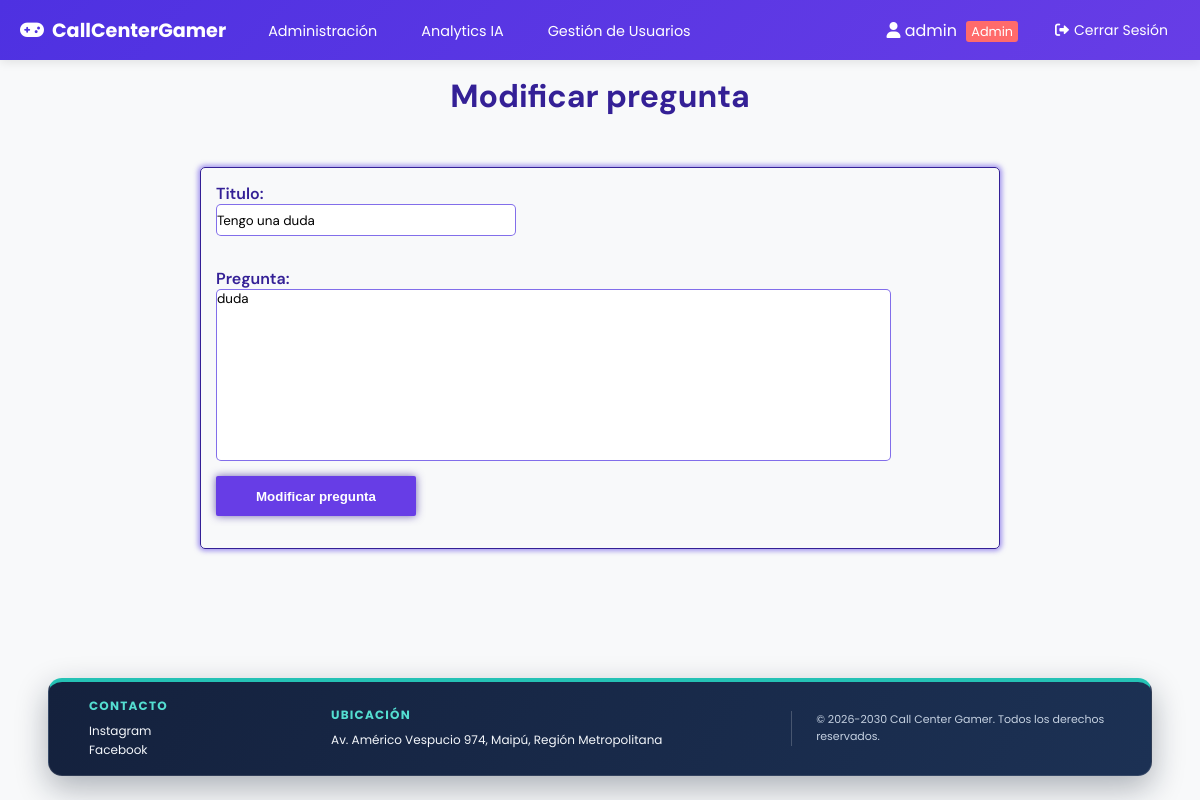
The app's page /ModificarPregunta/2/ (signed in) with its own data.
### online/models.py (models this page shows, shortened)
class Usuario(AbstractBaseUser):
    nombre = models.CharField(
        verbose_name="Nombre", max_length=30, blank=True, null=True
    )
    apellido = models.CharField(
        verbose_name="Apellido", max_length=30, blank=True, null=True
    )
    rut = models.CharField(
        verbose_name="RUT", max_length=12, unique=True, blank=True, null=True
    )
    correo = models.EmailField(
        verbose_name="Correo electrónico",
        max_length=70,
        unique=True,
    )
    usuario = models.CharField(
        verbose_name="Usuario",
        max_length=50,
        unique=True,
    )
    fecha_nacimiento = models.DateField(
        verbose_name="Fecha de nacimiento", null=True, blank=True
    )
    activo = models.BooleanField(default=True)
    admin = models.BooleanField(default=False)
    tecnico = models.BooleanField(default=False)
    USERNAME_FIELD = "usuario"
    REQUIRED_FIELDS = ["correo"]
    objects = UserManager()
    @property
    def is_active(self):
        return self.activo

class Preguntas(models.Model):
    ESTADO_CHOICES = [
        ('pendiente', 'Pendiente'),
        ('en_proceso', 'En Proceso'),
        ('resuelto', 'Resuelto'),
        ('cerrado', 'Cerrado'),
    ]
    PRIORIDAD_CHOICES = [
        ('baja', 'Baja'),
        ('media', 'Media'),
        ('alta', 'Alta'),
        ('urgente', 'Urgente'),
    ]
    idPregunta = models.AutoField(primary_key=True)
    Titulo = models.CharField(max_length=60)
    Pregunta = models.TextField()
    Fecha_creacion = models.DateTimeField()
    Usuario = models.ForeignKey(Usuario, on_delete=models.CASCADE)
    categoria = models.CharField(max_length=50, default='otros', blank=True, null=True)
    estado = models.CharField(max_length=20, choices=ESTADO_CHOICES, default='pendiente')
    prioridad = models.CharField(max_length=20, choices=PRIORIDAD_CHOICES, default='media')

### administracion/views.py (the view, shortened to what this page needs)
@login_required
def ModificarPregunta(request: HttpRequest, idPregunta: int) -> HttpResponse:
    usuario: object = request.user
    assert isinstance(usuario, Usuario)
    es_admin: int = usuario.admin
    if not es_admin:
        usuario_id: Any | None = usuario.pk
        return redirect(f"/Inicio/{usuario_id}")
    pregunta = get_object_or_404(Preguntas, idPregunta=idPregunta)
    sugerencias_ia: list[Any] = []
    asistente_ia: AsistenteIA = AsistenteIA()
    categoria_ia: str = ""
    preguntas_similares: list[Any] = []
    form: PreguntasForm = PreguntasForm(instance=pregunta)
    resultado_categoria_ia: str
    resultado_preguntas_similares: list[Any]
    if "categoria_ia" in locals():
        resultado_categoria_ia = categoria_ia
    else:
        resultado_categoria_ia = "No disponible"
    if "preguntas_similares" in locals():
        resultado_preguntas_similares = preguntas_similares
    else:
        resultado_preguntas_similares = []
    return render(
        request       = request,
        template_name = "ModificarPregunta.html",
        context       = {
            "form": form,
            "pregunta": pregunta,
            "sugerencias_ia": sugerencias_ia,
            "categoria_ia": resultado_categoria_ia,
            "preguntas_similares": resultado_preguntas_similares,
        },
    )

### online/forms.py
class PreguntasForm(forms.ModelForm):
    class Meta:
        model = Preguntas
        fields = ['Titulo', 'Pregunta', 'Usuario', 'Fecha_creacion']
        widgets = {
            'Titulo': forms.TextInput(attrs={'placeholder': 'Título de la pregunta'}),
            'Pregunta': forms.Textarea(attrs={'placeholder': 'Escriba su pregunta aquí...'}),
            'Usuario': forms.HiddenInput(),
            'Fecha_creacion': forms.HiddenInput(),
        }

### administracion/templates/ModificarPregunta.html (shortened to what this page needs)
{% extends "componentes/header.html" %}
{% load static %}
{% block links%}
<link rel="stylesheet" href="{% static 'modificar.css' %}">
{% endblock %}
    {% block content %}
    {% if user.admin == False%}
    {% if user.tecnico == True %}
    <script>window.location.href = '/Administracion/';</script>
    {% endif%}
    <script>window.location.href = '/Inicio/{{ user.id }}';</script>
    {% else %}
    <h1 id="TituloMod">Modificar pregunta</h1>
    <div class="MainTodo">
        <div class="MainPreguntar">
            <div class="InsPreguntas">
                <form method="post" action="{% url 'modificar_pregunta' pregunta.idPregunta %}">
                    {{form}}
                    <input type="submit" value="Modificar pregunta">
                </form>
            </div>
        </div>
    </div>
    {% endif %}
    {% endblock %}

### online/templates/componentes/header.html (shortened to what this page needs)
{% load static %}
<!DOCTYPE html>
<html lang="es">
<head>
    <link rel="stylesheet" href="https://cdnjs.cloudflare.com/ajax/libs/font-awesome/6.0.0/css/all.min.css">
    <link rel="stylesheet" href="{% static 'estiloHeader.css' %}?v=20261011-footer">
    {% block links %}{% endblock %}
</head>
<body>
    <nav class="MainNav">
        <div id="NavbarIzq">
            <a href="{% if user.is_authenticated %}{% if user.admin or user.tecnico %}/Administracion/{% else %}/Inicio/{{ user.id }}/{% endif %}{% else %}/{% endif %}" id="logo">
                <i class="fas fa-gamepad"></i> CallCenterGamer
            </a>
            <ul>
                {% if user.is_authenticated %}
                    {% if user.admin or user.tecnico %}
                        <li><a href="/Administracion/">Administración</a></li>
                        {% if user.admin %}<li><a href="{% url 'analytics_ia' %}">Analytics IA</a></li>{% endif %}
                        {% if user.admin %}<li><a href="/GestionUsuarios/">Gestión de Usuarios</a></li>{% endif %}
                    {% else %}
                        <li><a href="/Inicio/{{ user.id }}/">Inicio</a></li>
                    {% endif %}
                {% else %}
                    <li><a href="/">Inicio</a></li>
                {% endif %}
            </ul>
        </div>
        <div id="NavbarDer">
            <ul>
                {% if user.is_authenticated %}
                    <li>
                        <span style="color: white; margin-right: 15px;">
                            <i class="fas fa-user"></i> {{ user.usuario }}
                            {% if user.admin %}
                                <span style="background: #ff6b6b; padding: 2px 5px; border-radius: 3px; font-size: 0.8em; margin-left: 5px;">Admin</span>
                            {% elif user.tecnico %}
                                <span style="background: #4ecdc4; padding: 2px 5px; border-radius: 3px; font-size: 0.8em; margin-left: 5px;">Técnico</span>
                            {% endif %}
                        </span>
                    </li>
                    <li>
                        <form method="post" action="{% url 'Logout' %}" class="logout-form">
                            <button type="submit" class="logout-btn">
                                <i class="fas fa-sign-out-alt"></i> Cerrar Sesión
                            </button>
                        </form>
                    </li>
                {% else %}
                    <li><a href="/Login/"><i class="fas fa-sign-in-alt"></i> Ingresar</a></li>
                    <li><a href="/Register/"><i class="fas fa-user-plus"></i> Registrarse</a></li>
                {% endif %}
            </ul>
        </div>
    </nav>
    <main>
        {% block content %}
        {% endblock %}
    </main>
    <footer class="site-footer">
        <div class="footer-content">
            <section class="footer-section">
                <h2>Contacto</h2>
                <p>Instagram</p>
                <p>Facebook</p>
            </section>
            <section class="footer-section">
                <h2>Ubicación</h2>
                <p>Av. Américo Vespucio 974, Maipú, Región Metropolitana</p>
            </section>
            <p class="footer-copyright">© 2026-2030 Call Center Gamer. Todos los derechos reservados.</p>
        </div>
    </footer>
</body>
</html>

### online/static/estiloHeader.css (style rules this page uses)
* { margin: 0; padding: 0; box-sizing: border-box; }
body { min-height: 100vh; background-color: #f8f9fa; display: flex; flex-direction: column; padding-bottom: 132px; }
main { display: flow-root; flex: 1 0 auto; width: 100%; }
.MainNav { height: 60px; width: 100%; background: linear-gradient(135deg, #4E31E1 0%, #673de6 100%); display: flex; justify-content: space-between; align-items: center; color: white; font-family: 'Poppins', sans-serif; padding: 0 20px; box-shadow: 0 2px 10px rgba(0,0,0,0.1); position: sticky; top: 0; z-index: 1000; }
#logo { margin-right: 30px; text-decoration: none; color: white; font-weight: 700; font-size: 1.2em; display: flex; align-items: center; gap: 8px; }
#NavbarIzq { display: flex; align-items: center; }
#NavbarIzq ul { display: flex; list-style: none; gap: 20px; }
#NavbarIzq ul li a { color: white; text-decoration: none; padding: 8px 12px; border-radius: 4px; transition: all 0.3s ease; font-size: 0.9em; }
#NavbarDer { display: flex; align-items: center; }
#NavbarDer ul { display: flex; list-style: none; gap: 15px; align-items: center; }
.site-footer { position: fixed; z-index: 1001; left: 50%; bottom: 24px; transform: translateX(-50%); width: min(92%, 1320px); padding: 16px clamp(22px, 4vw, 40px); color: #f4f7fb; background: linear-gradient(120deg, #14213d 0%, #1c3154 100%); border: 1px solid rgba(255, 255, 255, 0.12); border-top: 4px solid #25c2b5; border-radius: 14px; box-shadow: 0 12px 32px rgba(13, 24, 45, 0.32); }
.footer-content { display: grid; grid-template-columns: minmax(140px, 0.75fr) minmax(280px, 1.5fr) minmax(240px, 1.1fr); align-items: center; gap: 24px; font-family: "Poppins", sans-serif; }
.footer-section h2 { margin: 0 0 6px; color: #54ded1; font-size: 12px; font-weight: 700; letter-spacing: 0.1em; line-height: 1.4; text-transform: uppercase; }
.footer-section p, .footer-copyright { margin: 0; color: #f4f7fb; font-size: 12px; line-height: 1.6; overflow-wrap: anywhere; }
.footer-copyright { padding-left: 24px; color: #c5d1e1; border-left: 1px solid rgba(255, 255, 255, 0.2); font-size: 11px; text-align: left; }

### administracion/static/modificar.css (style rules this page uses)
.MainTodo { width: 100%; display: flex; justify-content: center; }
.MainPreguntar { margin-top: 50px; width: 800px; float: right; border: 1px solid rgb(52, 32, 150); box-shadow: 0px 0px 5px 2px rgba(78, 49, 225, 0.5); border-radius: 5px; padding-left: 15px; padding-top: 15px; }
.InsPreguntas { margin: 0 auto; width: 800px; color: rgb(52, 32, 150); font-family: "DM Sans", sans-serif; }
.InsPreguntas label { display: block; font-weight: 600; }
.InsPreguntas input[type="text"] { display: inline-block; outline: none; height: 2rem; border-radius: 5px; border: 1px solid rgba(78, 49, 225, 0.7); width: 300px; font-family: "DM Sans", sans-serif; margin-bottom: 2rem; }
.InsPreguntas textarea { display: block; border-radius: 5px; width: 675px; resize: none; border: 1px solid rgba(78, 49, 225, 0.7); outline: none; font-family: "DM Sans", sans-serif; }
.InsPreguntas input[type="submit"] { display: block; cursor: pointer; width: 200px; height: 40px; box-shadow: 0px 0px 8px 0px rgba(52, 32, 150, 0.7); border-radius: 2px; font-weight: bold; background-color: #673de6; border: none; color: white; margin-top: 15px; margin-bottom: 2rem; }
#TituloMod { text-align: center; font-family: "DM Sans", sans-serif; color: rgb(52, 32, 150); margin-top: 15px; }

### online/templates/componentes/header.html (style rules this page uses)
.logout-form { display: inline; margin: 0; padding: 0; }
.logout-btn { background: none; border: none; color: white; cursor: pointer; padding: 8px 12px; border-radius: 4px; transition: all 0.3s ease; font-family: 'Poppins', sans-serif; font-size: 14px; display: inline-flex; align-items: center; gap: 5px; }
#NavbarDer ul { display: flex; align-items: center; gap: 10px; }
#NavbarDer ul li { display: flex; align-items: center; }

### records on screen
Usuario: usuario "admin"
Preguntas: Titulo "Tengo una duda", Pregunta "duda"
